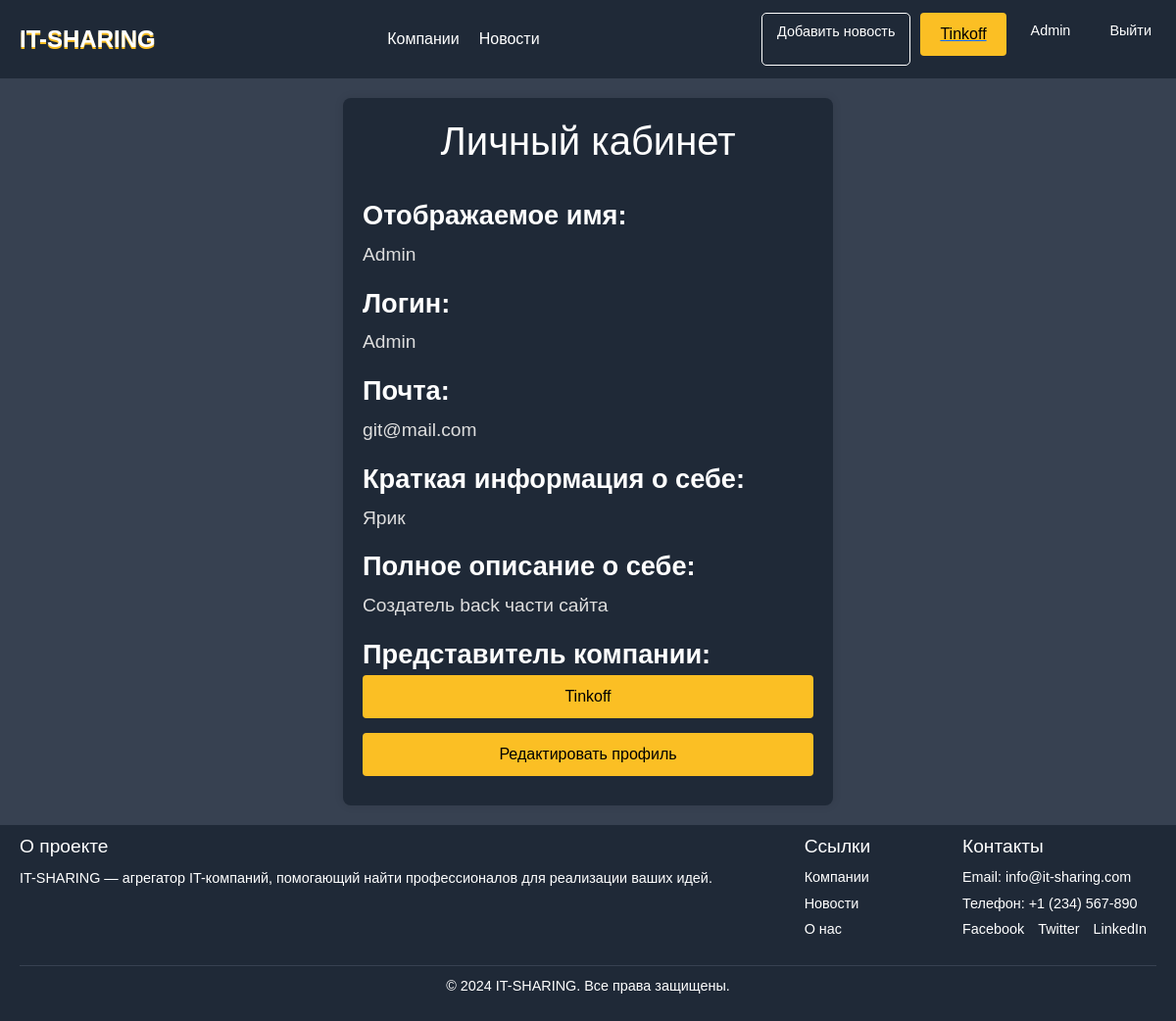
The app's page /profile/ (signed in), older data.
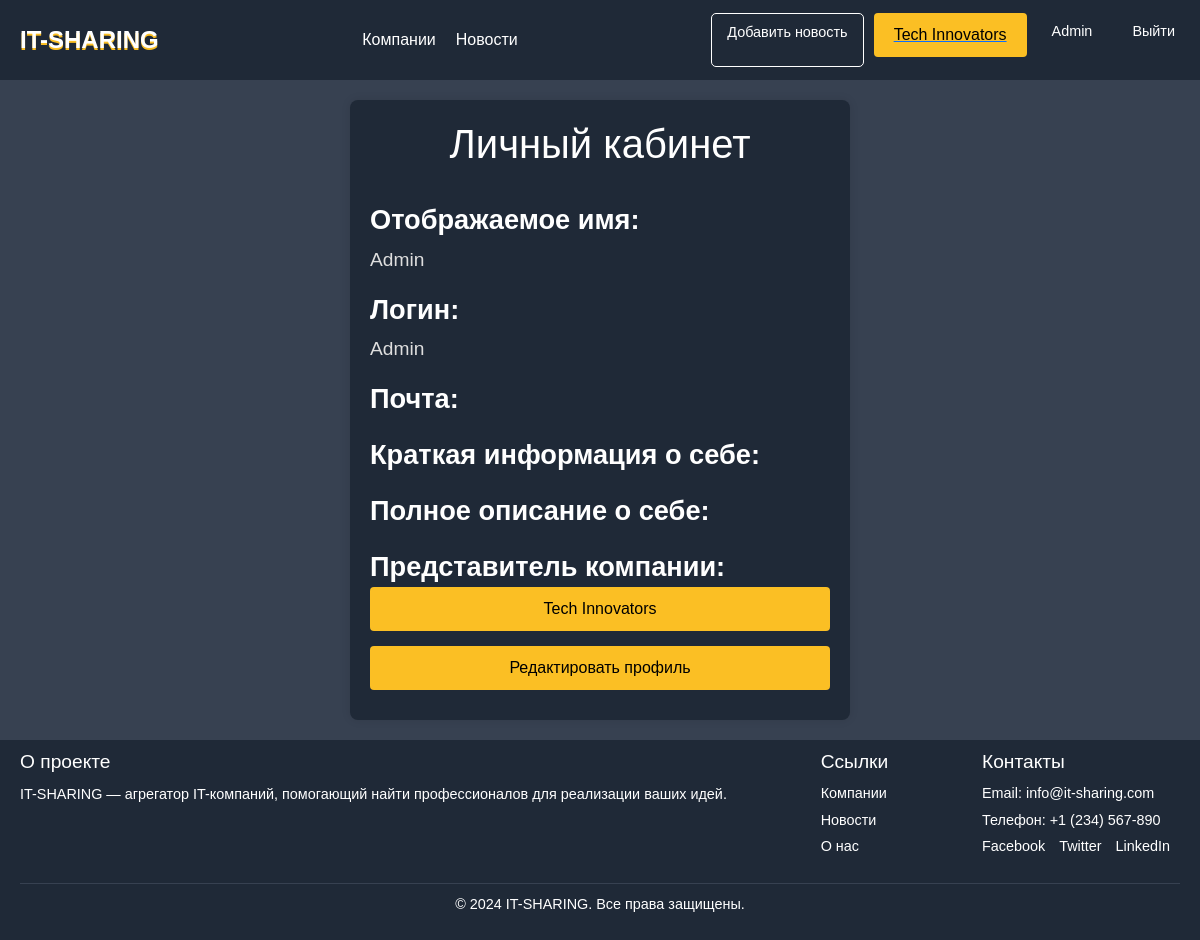
The same page, newer data.
### main/models.py (models this page shows, shortened)
class CustomUser(AbstractUser):
    description = models.TextField(blank=True, verbose_name="Описание")
    about = models.TextField(blank=True, verbose_name="Небольшоеописание")
    is_company = models.BooleanField(default=False, verbose_name="Представитель компании")
    company = models.ForeignKey(
        'companies',
        on_delete=models.SET_NULL,
        null=True,
        blank=True,
        verbose_name="Компания",
        related_name="representatives"
    )

class companies(models.Model):
    title = models.CharField(max_length=255, verbose_name="Название")
    slug = models.SlugField(max_length=255, unique=True, db_index=True, verbose_name="URL",null=True,blank=True,)
    content = models.TextField(blank=True, verbose_name="Описание компании",null=True)
    photo = models.ImageField(upload_to="static/main/img/companiesimg", verbose_name="Фото",null=True,blank=True)
    time_create = models.DateTimeField(auto_now_add=True, verbose_name="Время создания")
    is_active = models.BooleanField(default=True, verbose_name="Активна")
    raiting = models.FloatField(default=0,max_length=1, verbose_name="Рейтинг")
    cat = models.ManyToManyField(Category, related_name='companies', verbose_name="Категории",
                                 blank=True)  # Это должно быть ManyToManyField
    creator = models.ForeignKey(
        settings.AUTH_USER_MODEL,
        on_delete=models.CASCADE,
        related_name="created_companies",
        verbose_name="Создатель компании",
    )
    class Meta:
        verbose_name = 'Компания'
        verbose_name_plural = 'IT компания'
        ordering = ['id']

### main/views.py (the view)
# urls.py: path('profile/', views.PersonalPage, name='PersonalPage'),
def PersonalPage(request):
    user = request.user
    if user.is_authenticated and user.is_company:
        user_companies = companies.objects.filter(representatives=user)
    else:
        user_companies = None
    data = {
        'title': 'Личный кабинет'
    }
    return render(request, 'main/PersonalPage.html', data)

### main/templates/main/PersonalPage.html (shortened to what this page needs)
{% extends 'main/layout.html' %}
{% block content %}
<body>
    <div class="container-profile-info">
        <h1>Личный кабинет</h1>
        <br>
        <div class="profile-info">
            <label>Отображаемое имя:</label>
            <p>{{ user.username }}</p>
        </div>
        <div class="profile-info">
            <label>Логин:</label>
            <p>{{ user.username }}</p>
        </div>
        <div class="profile-info">
            <label>Почта:</label>
            <p>{{ user.email }}</p>
        </div>
        <div class="profile-info">
            <label>Краткая информация о себе:</label>
            <p>{{ user.about }}</p>
        </div>
        <div class="profile-info">
            <label>Полное описание о себе:</label>
            <p>{{ user.description }}</p>
        </div>
        {% if user.is_authenticated and user.is_company and user.company %}
        <div class="profile-info">
            <label>Представитель компании:</label>
            <div class="profile-actions">
            <a href="{% url 'company_detail' user.company.id %}">
                <div class="edit-profile">{{ user.company.title }}</div>
            </a>
        </div>
        </div>
        {% endif %}
        <div class="profile-actions">
            <a href="{% url 'PersonalPage_edit' %}">
                <div class="edit-profile">Редактировать профиль</div>
            </a>
        </div>
    </div>
</body>
{% endblock %}

### main/templates/main/layout.html (shortened to what this page needs)
<!doctype html>
{% load static %}
<html lang="ru">
<head>
    <link rel="stylesheet" href="https://cdn.jsdelivr.net/npm/bootstrap@5.3.3/dist/css/bootstrap.min.css">
    <link rel="stylesheet" href="{% static 'main/css/main.css' %}">
    <link rel="stylesheet" href="{% static 'main/fonts/Font Over.otf' %}">
</head>
<body>
    <header>
        <div class="container">
        <div class="logo"><a href="{% url 'home' %}">IT-SHARING</a></div>
        <nav class="navigation">
        <ul>
          <a href="{% url 'company' %}"><li>Компании</li></a>
          <a href="{% url 'news_home' %}"><li>Новости</li></a>
        </ul>
        </nav>
        <div class="auth-buttons">
        {% if request.user.is_superuser or request.user.is_stuff %}
        <a href="{% url 'create' %}"class="btn login">Добавить новость</a>
        {% endif %}
        {% if not request.user.is_company and not request.user.company == '' %}
        <a href="{% url 'add_page' %}"class="btn login">Добавить компанию</a>
         {% else %}
            <a href="{% url 'company_detail' user.company.id %}"><div class="edit-profile">{{ user.company.title }}</div></a>
        {% endif %}
        {% if request.user.is_authenticated %}
				<a class="header-logo" href="{% url 'PersonalPage' %}">{{user.username}}</a>
        <a class="header-exi" href="{% url 'logout' %}">Выйти</a>
				{% else %}
				  <a class="btn signup" href="{% url 'register' %}">Регистрация</a>
          <a class="btn login" href="{% url 'login' %}">Авторизация</a>
        {% endif %}
      </div>
    </div>
    </header>
    <main>
        {% block content %}
        {% endblock %}
    </main>
    <footer>
        <div class="footer-container">
          <div class="footer-about">
            <h3>О проекте</h3>
            <p>IT-SHARING — агрегатор IT-компаний, помогающий найти профессионалов для реализации ваших идей.</p>
          </div>
          <div class="footer-links">
            <h3>Ссылки</h3>
            <ul>
              <a href="{% url 'company' %}"><li>Компании</li></a>
              <a href="{% url 'news_home' %}"><li>Новости</li></a>
              <a href="#"><li>О нас</li></a>
            </ul>
          </div>
          <div class="footer-contact">
            <h3>Контакты</h3>
            <p>Email: <a href="mailto:info@it-sharing.com">info@it-sharing.com</a></p>
            <p>Телефон: <a href="tel:+1234567890">+1 (234) 567-890</a></p>
            <div class="social-icons">
                <a href="#" >Facebook</a>
                <a href="#" >Twitter</a>
                <a href="#" >LinkedIn</a>
            </div>
          </div>
        </div>
        <div class="footer-bottom">
          <p>&copy; 2024 IT-SHARING. Все права защищены.</p>
        </div>
    </footer>
</body>
</html>

Row changes from the older to the newer data that the page shows:
changed CustomUser "Admin": company "Tinkoff" → "Tech Innovators"; email "git@mail.com" → (not shown); about "Ярик" → (not shown); description "Создатель back части сайта" → (not shown)
